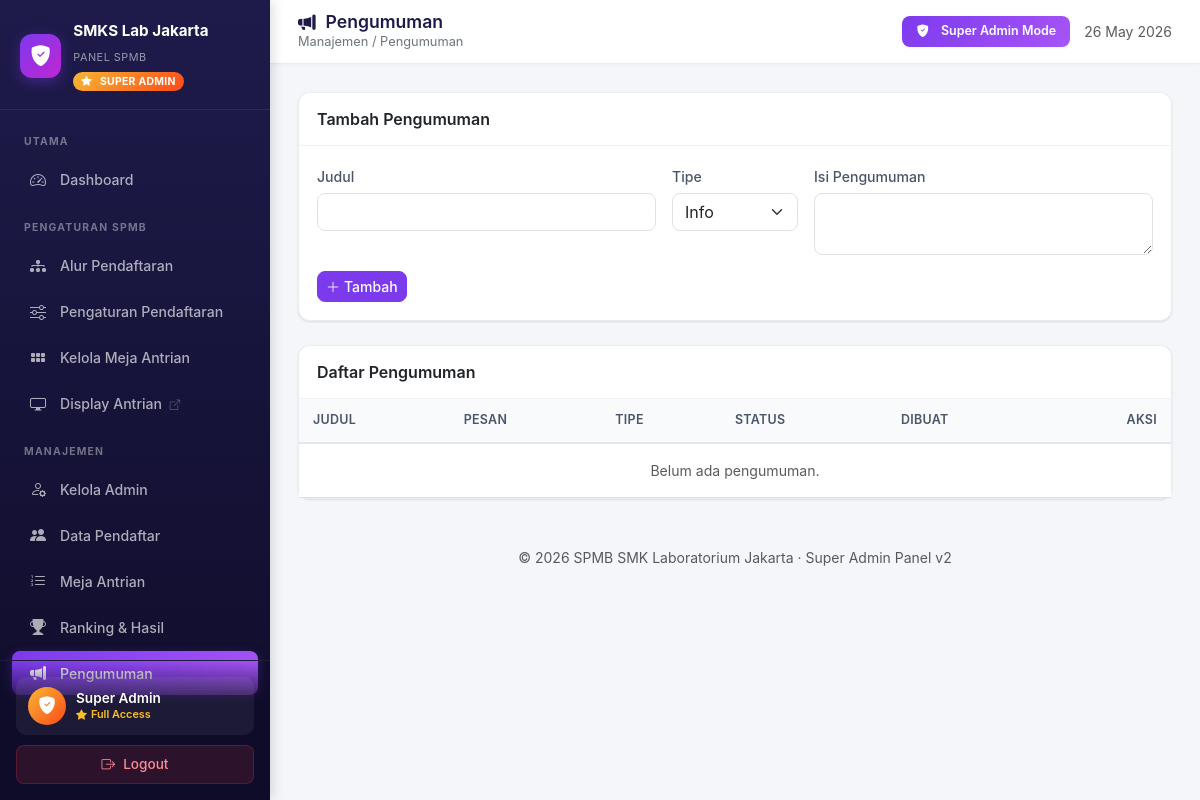
The app's page /superadmin_dashboard.php?page=announcements (signed in), older data.
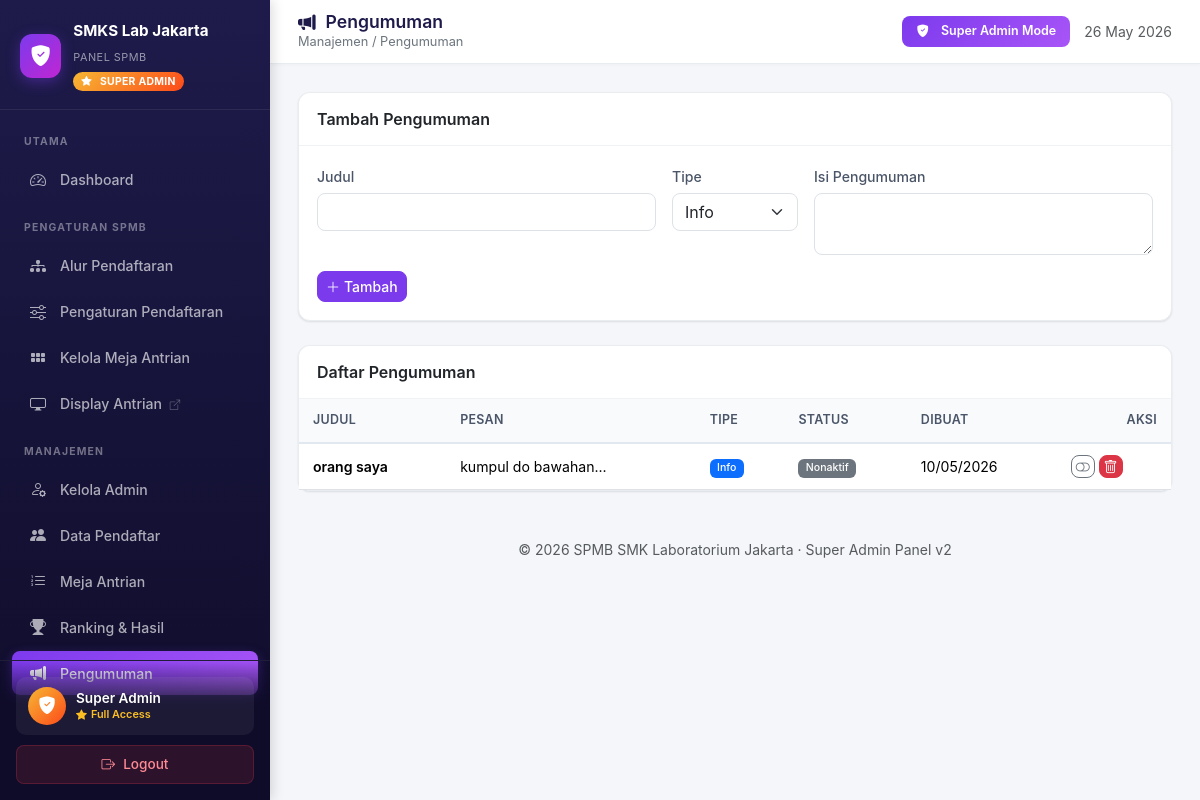
The same page, newer data.
### tables this page shows
CREATE TABLE `announcements` (
  `id` int(11) NOT NULL,
  `title` varchar(255) NOT NULL,
  `message` text NOT NULL,
  `type` enum('info','warning','danger','success') DEFAULT 'info',
  `is_active` tinyint(1) DEFAULT 1,
  `created_at` timestamp NULL DEFAULT current_timestamp()
);

### admin/announcements.php (the view, shortened to what the changed rows need)
<?php
$list = $conn->query("SELECT * FROM announcements ORDER BY created_at DESC")->fetchAll();
$type_colors = ['info'=>'primary','warning'=>'warning','danger'=>'danger','success'=>'success'];
?>
<div class="card">
    <div class="card-body p-0">
    <div class="table-responsive">
    <table class="table table-hover mb-0">
        <thead>
            <tr><th>Judul</th><th>Pesan</th><th>Tipe</th><th>Status</th><th>Dibuat</th><th class="text-end">Aksi</th></tr>
        </thead>
        <tbody>
        <?php if (empty($list)): ?>
            <tr><td colspan="6" class="text-center py-3 text-muted">Belum ada pengumuman.</td></tr>
        <?php else: foreach ($list as $a): ?>
        <tr>
            <td class="fw-semibold"><?= htmlspecialchars($a['title']) ?></td>
            <td><?= htmlspecialchars(mb_substr($a['message'], 0, 80)) ?>...</td>
            <td><span class="badge bg-<?= $type_colors[$a['type']] ?? 'secondary' ?>"><?= ucfirst($a['type']) ?></span></td>
            <td>
                <?php if ($a['is_active']): ?>
                    <span class="badge bg-success">Aktif</span>
                <?php else: ?>
                    <span class="badge bg-secondary">Nonaktif</span>
                <?php endif; ?>
            </td>
            <td><?= date('d/m/Y', strtotime($a['created_at'])) ?></td>
            <td>
                <form method="POST" class="d-inline">
                    <button class="btn btn-sm btn-outline-secondary py-0 px-1">
                        <i class="bi bi-toggle-<?= $a['is_active']?'on text-success':'off' ?>"></i>
                    </button>
                </form>
                <form method="POST" class="d-inline" onsubmit="return confirm('Hapus pengumuman ini?')">
                    <button class="btn btn-sm btn-danger py-0 px-1"><i class="bi bi-trash"></i></button>
                </form>
            </td>
        </tr>
        <?php endforeach; endif; ?>
        </tbody>
    </table>
    </div>
    </div>
</div>

### superadmin_dashboard.php (shortened to what the changed rows need)
<?php
$page = $_GET['page'] ?? 'super_home';
$pages = [
    'super_home'      => ['label' => 'Dashboard',              'icon' => 'bi-speedometer2',         'group' => 'Utama'],
    'alur'            => ['label' => 'Alur Pendaftaran',       'icon' => 'bi-diagram-3-fill',       'group' => 'Pengaturan SPMB'],
    'pengaturan_ppdb' => ['label' => 'Pengaturan Pendaftaran', 'icon' => 'bi-sliders',              'group' => 'Pengaturan SPMB'],
    'meja'            => ['label' => 'Kelola Meja Antrian',    'icon' => 'bi-grid-3x2-gap-fill',    'group' => 'Pengaturan SPMB'],
    'antrian_display' => ['label' => 'Display Antrian',        'icon' => 'bi-display',              'group' => 'Pengaturan SPMB'],
    'kelola_admin'    => ['label' => 'Kelola Admin',           'icon' => 'bi-person-gear',          'group' => 'Manajemen'],
    'pendaftar'       => ['label' => 'Data Pendaftar',         'icon' => 'bi-people-fill',          'group' => 'Manajemen'],
    'antrian'         => ['label' => 'Meja Antrian',           'icon' => 'bi-list-ol',              'group' => 'Manajemen'],
    'ranking'         => ['label' => 'Ranking & Hasil',        'icon' => 'bi-trophy-fill',          'group' => 'Manajemen'],
    'announcements'   => ['label' => 'Pengumuman',             'icon' => 'bi-megaphone-fill',       'group' => 'Manajemen'],
    'site_content'    => ['label' => 'Konten Website',         'icon' => 'bi-layout-text-window-reverse', 'group' => 'Konten'],
    'audit_log'       => ['label' => 'Audit Log',              'icon' => 'bi-journal-text',         'group' => 'Sistem'],
    'system_info'     => ['label' => 'System Info',            'icon' => 'bi-info-square',          'group' => 'Sistem'],
    'backup'          => ['label' => 'Backup / Export',        'icon' => 'bi-cloud-download',       'group' => 'Sistem'],
];
$grouped = [];
foreach ($pages as $key => $info) {
    $grouped[$info['group']][$key] = $info;
}
?>
<!DOCTYPE html>
<html lang="id">
<head>
    <link href="https://cdn.jsdelivr.net/npm/bootstrap@5.3.3/dist/css/bootstrap.min.css" rel="stylesheet">
    <link href="https://cdn.jsdelivr.net/npm/bootstrap-icons@1.11.3/font/bootstrap-icons.min.css" rel="stylesheet">
</head>
<body>
<aside class="sidebar">
    <nav class="mt-2">
        <?php foreach ($grouped as $group => $items): ?>
            <div class="nav-group-label"><?= $group ?></div>
            <?php foreach ($items as $key => $info): ?>
                <?php if ($key === 'antrian_display'): ?>
                <a href="antrian_display.php" target="_blank" class="nav-link">
                    <i class="bi <?= $info['icon'] ?>"></i>
                    <span><?= $info['label'] ?> <i class="bi bi-box-arrow-up-right ms-1" style="font-size:.65rem;opacity:.5;"></i></span>
                </a>
                <?php else: ?>
                <a href="?page=<?= $key ?>" class="nav-link <?= $page === $key ? 'active' : '' ?>">
                    <i class="bi <?= $info['icon'] ?>"></i>
                    <span><?= $info['label'] ?></span>
                </a>
                <?php endif; ?>
            <?php endforeach; ?>
        <?php endforeach; ?>
    </nav>
</aside>
<div class="content-wrap">
    <header class="topbar">
        <div>
            <h1><i class="bi <?= $pages[$page]['icon'] ?? 'bi-grid' ?>"></i><?= $pages[$page]['label'] ?? 'Dashboard' ?></h1>
        </div>
    </header>
    <main class="content fade-in">
    <?php
    $include_map = [
        'super_home'      => 'admin/super_home.php',
        'alur'            => 'admin/alur.php',
        'pengaturan_ppdb' => 'admin/pengaturan_ppdb.php',
        'meja'            => 'admin/meja.php',
        'antrian_display' => 'antrian_display.php',
        'kelola_admin'    => 'admin/kelola_admin.php',
        'pendaftar'       => 'admin/pendaftar.php',
        'antrian'         => 'admin/antrian.php',
        'ranking'         => 'admin/ranking.php',
        'announcements'   => 'admin/announcements.php',
        'site_content'    => 'admin/site_content.php',
        'audit_log'       => 'admin/audit_log.php',
        'system_info'     => 'admin/system_info.php',
        'backup'          => 'admin/backup.php',
    ];
    $file = $include_map[$page] ?? 'admin/super_home.php';
    if (file_exists(__DIR__ . '/' . $file)) {
        include __DIR__ . '/' . $file;
    } else {
        echo '<div class="alert alert-warning">Halaman tidak ditemukan: ' . htmlspecialchars($file) . '</div>';
    }
    ?>
    </main>
</div>
</body>
</html>

Row changes from the older to the newer data that the page shows:
added announcements: title "orang saya", message "kumpul do bawahan", type "Info", is_active "Nonaktif", created_at "10/05/2026"
Text that changed along with them:
text no longer shown: "Belum ada pengumuman."
